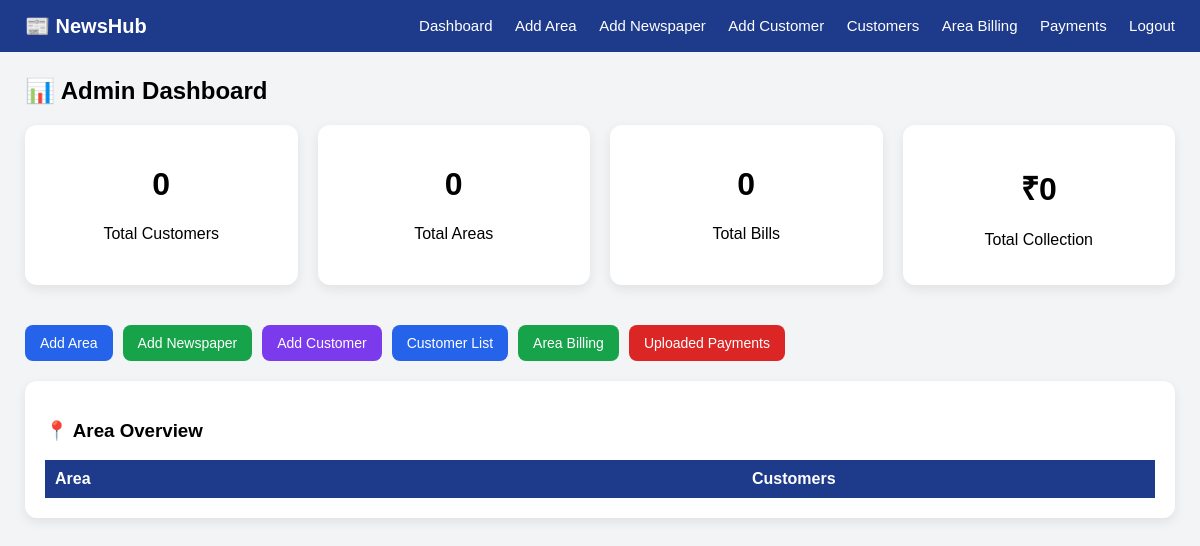
Before: /dashboard/ (signed in) with the older database file.
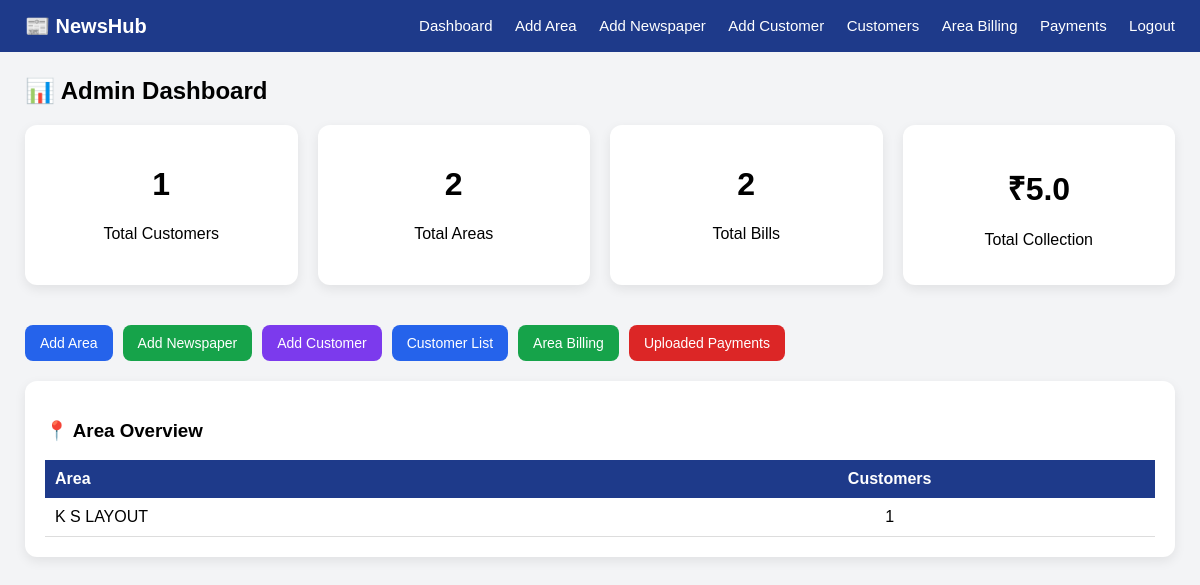
After: the same page with the newer database file.
### core/models.py (models this page shows, shortened)
class Area(models.Model):
    name = models.CharField(max_length=100)

### core/views.py (the view)
# urls.py: path("dashboard/", views.admin_dashboard, name="admin_dashboard"),
@login_required(login_url='/')
def admin_dashboard(request):
    if not request.user.is_staff:
        return redirect('customer_dashboard')
    total_customers = Customer.objects.count()
    total_areas = Area.objects.count()
    total_bills = Bill.objects.count()
    pending_payments = Payment.objects.filter(status='Pending').count()
    total_collection = Payment.objects.filter(status='Verified').aggregate(
        Sum('amount')
    )['amount__sum'] or 0
    area_data = Customer.objects.values('area__name').annotate(
        count=Count('id')
    ).order_by('area__name')
    return render(request, 'core/admin_dashboard.html', {
        'total_customers': total_customers,
        'total_areas': total_areas,
        'total_bills': total_bills,
        'pending_payments': pending_payments,
        'total_collection': total_collection,
        'area_data': area_data,
    })

### core/templates/core/admin_dashboard.html
{% extends 'core/base.html' %}
{% block content %}
<h2>📊 Admin Dashboard</h2>
<div style="display:flex; gap:20px; flex-wrap:wrap; margin-bottom:20px;">
    <div class="card" style="flex:1; min-width:180px; text-align:center;">
        <h1>{{ total_customers }}</h1>
        <p>Total Customers</p>
    </div>
    <div class="card" style="flex:1; min-width:180px; text-align:center;">
        <h1>{{ total_areas }}</h1>
        <p>Total Areas</p>
    </div>
    <div class="card" style="flex:1; min-width:180px; text-align:center;">
        <h1>{{ total_bills }}</h1>
        <p>Total Bills</p>
    </div>
    <div class="card" style="flex:1; min-width:180px; text-align:center;">
        <h1>₹{{ total_collection }}</h1>
        <p>Total Collection</p>
    </div>
</div>
<div style="margin-bottom:20px; display:flex; flex-wrap:wrap; gap:10px;">
    <a href="{% url 'add_area' %}" class="btn btn-blue">Add Area</a>
    <a href="{% url 'add_newspaper' %}" class="btn btn-green">Add Newspaper</a>
    <a href="{% url 'add_customer' %}" class="btn btn-purple">Add Customer</a>
    <a href="{% url 'customer_list' %}" class="btn btn-blue">Customer List</a>
    <a href="{% url 'area_bill' %}" class="btn btn-green">Area Billing</a>
    <a href="{% url 'uploaded_payments' %}" class="btn btn-red">Uploaded Payments</a>
</div>
<div class="card">
    <h3>📍 Area Overview</h3>
    <table style="width:100%; border-collapse:collapse; margin-top:10px;">
        <tr style="background:#1e3a8a; color:white;">
            <th style="padding:10px; text-align:left;">Area</th>
            <th style="padding:10px;">Customers</th>
        </tr>
        {% for a in area_data %}
        <tr style="border-bottom:1px solid #ddd;">
            <td style="padding:10px;">{{ a.area__name }}</td>
            <td style="text-align:center;">{{ a.count }}</td>
        </tr>
        {% endfor %}
    </table>
</div>
{% endblock %}

Changed rows visible on the page:
added Area: area__name "K S LAYOUT", count "1"
Other visible differences:
{{ total_customers }}: "0" → "1"
{{ total_areas }}: "0" → "2"
{{ total_bills }}: "0" → "2"
{{ total_collection }}: "0" → "5.0"
